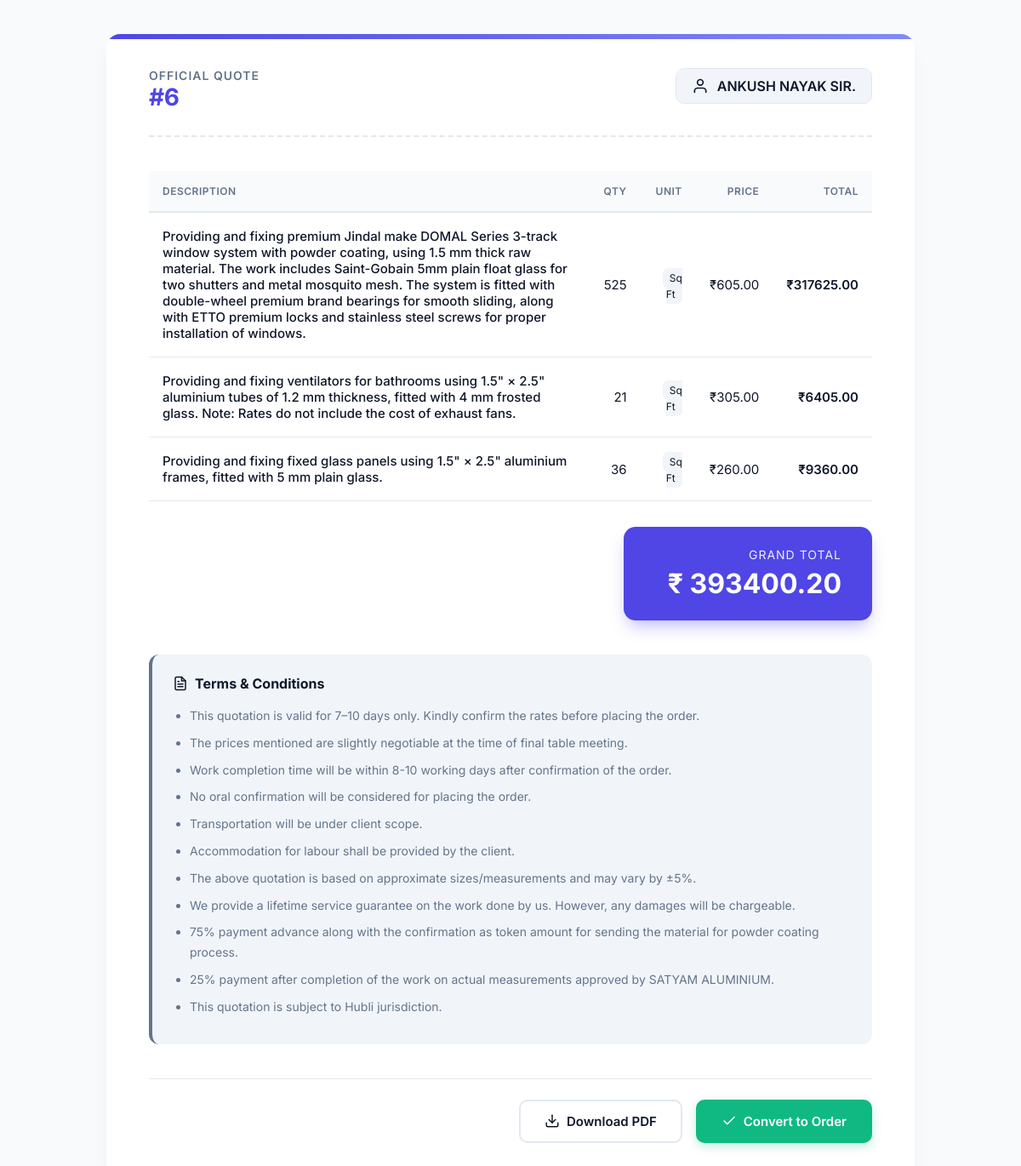
/view-quotation/6/ (signed in), run on the app's committed database.
### core/models.py (models this page shows, shortened)
class Quotation(models.Model):
    customer = models.ForeignKey(Customer, on_delete=models.CASCADE, related_name="quotations")
    date = models.DateField(auto_now_add=True)
    subtotal = models.DecimalField(max_digits=10, decimal_places=2, default=0)
    cgst = models.DecimalField(max_digits=10, decimal_places=2, default=0)
    sgst = models.DecimalField(max_digits=10, decimal_places=2, default=0)
    total = models.DecimalField(max_digits=10, decimal_places=2, default=0)
    discount = models.DecimalField(max_digits=10, decimal_places=2, default=0)
    terms = models.ManyToManyField('TermCondition', blank=True, through='QuotationTerm')
    custom_terms = models.TextField(blank=True, null=True)
    terms_and_conditions = models.TextField(blank=True, null=True)
    gst_type = models.CharField(
        max_length=20,
        choices=[
            ('with_gst', 'With GST'),
            ('without_gst', 'Without GST')
        ],
        default='with_gst'
    )

class Customer(models.Model):
    name = models.CharField(max_length=100)
    phone = models.CharField(max_length=15)
    address = models.TextField()

class QuotationItem(models.Model):
    quotation = models.ForeignKey(Quotation, on_delete=models.CASCADE)
    description = models.CharField(max_length=255)
    quantity = models.IntegerField()
    unit = models.CharField(max_length=50)
    price = models.DecimalField(max_digits=10, decimal_places=2)
    total = models.DecimalField(max_digits=10, decimal_places=2)

class QuotationTerm(models.Model):
    quotation = models.ForeignKey(Quotation, on_delete=models.CASCADE, related_name='quotation_terms')
    term = models.ForeignKey(TermCondition, on_delete=models.CASCADE)
    order = models.PositiveIntegerField(default=0)
    class Meta:
        ordering = ['order', 'id']

class TermCondition(models.Model):
    text = models.TextField()

### core/views.py (the view)
# urls.py: path('view-quotation/<int:id>/', views.view_quotation, name='view_quotation'),
@login_required(login_url='/login/')
def view_quotation(request, id):
    q = get_object_or_404(Quotation, id=id)
    items = QuotationItem.objects.filter(quotation=q)
    ordered_terms = q.quotation_terms.select_related('term').order_by('order', 'id')
    return render(request, 'view_quotation.html', {
        'q': q,
        'items': items,
        'ordered_terms': ordered_terms,
    })

### templates/view_quotation.html (shortened to what this page needs)
<!DOCTYPE html>
<html lang="en">
<head>
</head>
<body>
<div class="invoice-card">
    <div class="header-section">
        <div class="header-left">
            <p>Official Quote</p>
            <h2>#{{ q.id }}</h2>
        </div>
        <div class="customer-badge">
            <svg width="20" height="20" viewBox="0 0 24 24" fill="none" stroke="currentColor" stroke-width="2" stroke-linecap="round" stroke-linejoin="round"><path d="M20 21v-2a4 4 0 0 0-4-4H8a4 4 0 0 0-4 4v2"></path><circle cx="12" cy="7" r="4"></circle></svg>
            {{ q.customer.name }}
        </div>
    </div>
    <table>
        <thead>
            <tr>
                <th>Description</th>
                <th>Qty</th>
                <th>Unit</th>
                <th>Price</th>
                <th>Total</th>
            </tr>
        </thead>
        <tbody>
            {% for i in items %}
            <tr>
                <td style="font-weight: 500;">{{ i.description }}</td>
                <td>{{ i.quantity }}</td>
                <td><span style="background: #f1f5f9; padding: 4px 8px; border-radius: 6px; font-size: 12px;">{{ i.unit }}</span></td>
                <td>₹{{ i.price }}</td>
                <td style="font-weight: 600; color: var(--text-main);">₹{{ i.total }}</td>
            </tr>
            {% endfor %}
        </tbody>
    </table>
    <div class="total-section">
        <div class="total-box">
            <span>Grand Total</span>
            <h3>₹ {{ q.total }}</h3>
        </div>
    </div>
    <div class="terms-section">
        <h3>
            Terms & Conditions
        </h3>
        <ul>
            {% for qt in ordered_terms %}
                <li>{{ qt.term.text }}</li>
            {% empty %}
                <li>No terms added</li>
            {% endfor %}
        </ul>
    </div>
    <div class="action-buttons">
        <a href="{% url 'quotation_pdf' q.id %}" class="btn btn-outline">
            Download PDF
        </a>
        <a href="{% url 'convert_to_order' q.id %}" class="btn btn-primary">
            <svg style="margin-right: 8px;" width="18" height="18" viewBox="0 0 24 24" fill="none" stroke="currentColor" stroke-width="2" stroke-linecap="round" stroke-linejoin="round"><polyline points="20 6 9 17 4 12"></polyline></svg>
            Convert to Order
        </a>
    </div>
</div>
</body>
</html>

### templates/view_quotation.html (style rules this page uses)
:root { --primary: #4f46e5; --primary-hover: #4338ca; --success: #10b981; --success-hover: #059669; --bg: #f8fafc; --surface: #ffffff; --text-main: #0f172a; --text-muted: #64748b; --border: #e2e8f0; --radius: 16px; --shadow: 0 10px 25px -5px rgba(0, 0, 0, 0.05), 0 8px 10px -6px rgba(0, 0, 0, 0.01); }
body { font-family: 'Inter', system-ui, -apple-system, sans-serif; background: var(--bg); color: var(--text-main); margin: 0; padding: 40px 20px; display: flex; justify-content: center; align-items: center; min-height: 100vh; }
.invoice-card { background: var(--surface); padding: 40px 50px; border-radius: var(--radius); box-shadow: var(--shadow); width: 100%; max-width: 850px; animation: fadeUp 0.6s cubic-bezier(0.16, 1, 0.3, 1) forwards; position: relative; overflow: hidden; }
.invoice-card::before { content: ''; position: absolute; top: 0; left: 0; right: 0; height: 6px; background: linear-gradient(90deg, var(--primary), #818cf8); }
.header-section { display: flex; justify-content: space-between; align-items: flex-start; margin-bottom: 40px; padding-bottom: 20px; border-bottom: 2px dashed var(--border); }
.header-left h2 { margin: 0 0 8px 0; font-size: 28px; font-weight: 700; color: var(--primary); letter-spacing: -0.5px; }
.header-left p { margin: 0; color: var(--text-muted); font-size: 14px; text-transform: uppercase; letter-spacing: 1px; font-weight: 600; }
.customer-badge { background: #f1f5f9; padding: 10px 18px; border-radius: 10px; font-weight: 600; color: var(--text-main); display: flex; align-items: center; gap: 10px; border: 1px solid var(--border); }
table { width: 100%; border-collapse: separate; border-spacing: 0; margin-bottom: 30px; }
th { background: #f8fafc; color: var(--text-muted); font-weight: 600; text-transform: uppercase; font-size: 12px; letter-spacing: 0.5px; padding: 16px; text-align: left; border-bottom: 2px solid var(--border); }
th:nth-child(2), td:nth-child(2), th:nth-child(3), td:nth-child(3), th:nth-child(4), td:nth-child(4), th:last-child, td:last-child { text-align: right; }
td { padding: 18px 16px; border-bottom: 1px solid var(--border); font-size: 15px; color: var(--text-main); transition: all 0.2s ease; }
tr { animation: slideIn 0.4s ease-out forwards; opacity: 0; }
tbody tr:nth-child(1) { animation-delay: 0.1s; }
tbody tr:nth-child(2) { animation-delay: 0.2s; }
tbody tr:nth-child(3) { animation-delay: 0.3s; }
.total-section { display: flex; justify-content: flex-end; margin-bottom: 40px; }
.total-box { background: var(--primary); color: white; padding: 24px 36px; border-radius: 14px; text-align: right; min-width: 220px; box-shadow: 0 10px 20px -5px rgba(79, 70, 229, 0.4); transition: transform 0.3s cubic-bezier(0.34, 1.56, 0.64, 1); }
.total-box span { display: block; font-size: 14px; opacity: 0.9; margin-bottom: 6px; text-transform: uppercase; letter-spacing: 1px; }
.total-box h3 { margin: 0; font-size: 32px; font-weight: 700; }
.terms-section { background: #f1f5f9; padding: 24px; border-radius: 12px; margin-bottom: 40px; border-left: 4px solid var(--text-muted); }
.terms-section h3 { margin: 0 0 16px 0; font-size: 16px; color: var(--text-main); display: flex; align-items: center; gap: 8px; }
.terms-section ul { margin: 0; padding-left: 20px; color: var(--text-muted); font-size: 14px; line-height: 1.7; }
.terms-section li { margin-bottom: 8px; transition: color 0.2s; }
.action-buttons { display: flex; gap: 16px; justify-content: flex-end; padding-top: 24px; border-top: 1px solid var(--border); }
.btn { display: inline-flex; align-items: center; justify-content: center; padding: 14px 28px; border-radius: 10px; font-size: 15px; font-weight: 600; text-decoration: none; transition: all 0.3s cubic-bezier(0.4, 0, 0.2, 1); cursor: pointer; }
.btn-outline { color: var(--text-main); background: white; border: 2px solid var(--border); }
.btn-primary { background: var(--success); color: white; border: 2px solid var(--success); box-shadow: 0 4px 12px rgba(16, 185, 129, 0.25); }

### data on the page
Quotation: id "6", customer.name "ANKUSH NAYAK SIR.", total "393400.20"
QuotationItem: description "Providing and fixing premium Jindal make DOMAL Series 3-track window system with powder coating, using 1.5 mm thick raw material. The work includes Saint-Gobain 5mm plain float glass for two shutters and metal mosquito mesh. The system is fitted with double-wheel premium brand bearings for smooth sliding, along with ETTO premium locks and stainless steel screws for proper installation of windows.", quantity "525", unit "Sq Ft", price "605.00", total "317625.00"
QuotationItem: description "Providing and fixing ventilators for bathrooms using 1.5\" × 2.5\" aluminium tubes of 1.2 mm thickness, fitted with 4 mm frosted glass. Note: Rates do not include the cost of exhaust fans.", quantity "21", unit "Sq Ft", price "305.00", total "6405.00"
QuotationItem: description "Providing and fixing fixed glass panels using 1.5\" × 2.5\" aluminium frames, fitted with 5 mm plain glass.", quantity "36", unit "Sq Ft", price "260.00", total "9360.00"
QuotationTerm: term.text "This quotation is valid for 7–10 days only. Kindly confirm the rates before placing the order."
QuotationTerm: term.text "The prices mentioned are slightly negotiable at the time of final table meeting."
QuotationTerm: term.text "Work completion time will be within 8-10 working days after confirmation of the order."
QuotationTerm: term.text "No oral confirmation will be considered for placing the order."
QuotationTerm: term.text "Transportation will be under client scope."
QuotationTerm: term.text "Accommodation for labour shall be provided by the client."
QuotationTerm: term.text "The above quotation is based on approximate sizes/measurements and may vary by ±5%."
QuotationTerm: term.text "We provide a lifetime service guarantee on the work done by us. However, any damages will be chargeable."
QuotationTerm: term.text "75% payment advance along with the confirmation as token amount for sending the material for powder coating process."
QuotationTerm: term.text "25% payment after completion of the work on actual measurements approved by SATYAM ALUMINIUM."
QuotationTerm: term.text "This quotation is subject to Hubli jurisdiction."
